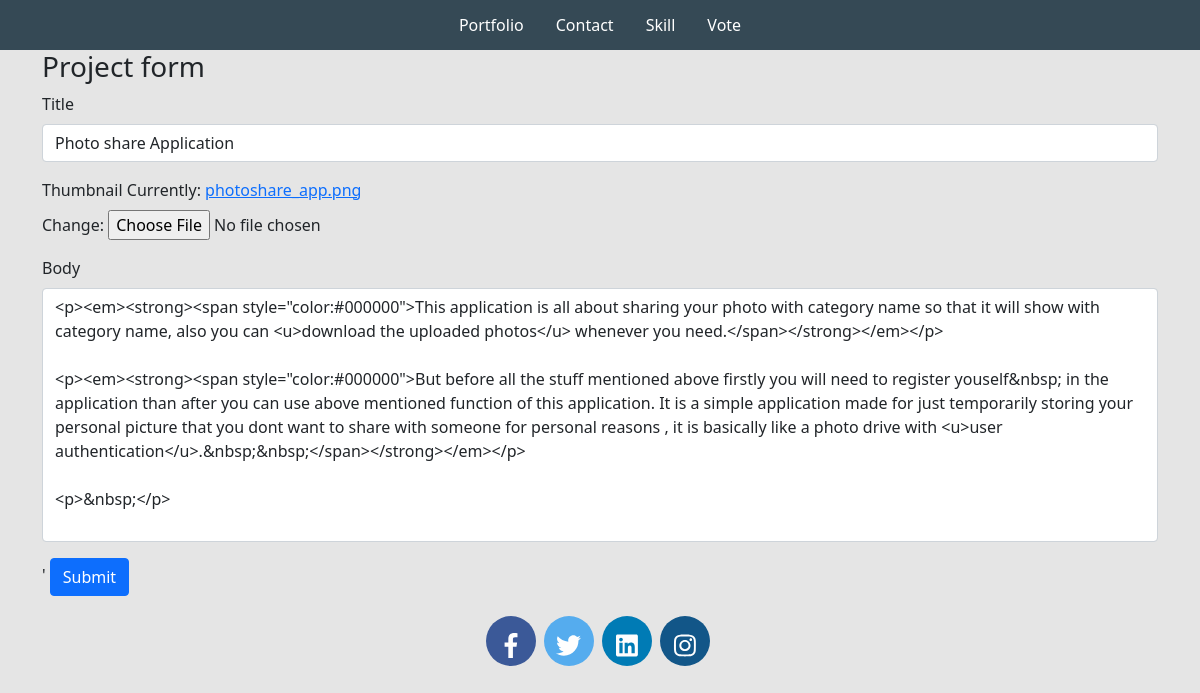
The page /edit-project/ff715be1-3a67-4653-a03e-d01178515c60/ on the database its author committed.
### base/models.py (models this page shows, shortened)
class Project(models.Model):
    title = models.CharField(max_length=200)
    thumbnail = models.ImageField(null=True)
    body = RichTextUploadingField()
    slug =  models.SlugField(null=True, blank=True)
    created = models.DateTimeField(auto_now_add=True)
    id = models.UUIDField(default=uuid.uuid4, unique=True, primary_key=True, editable=False)

### base/views.py (the view)
# urls.py: path('edit-project/<str:pk>/', views.editProject, name='edit-project'),
def editProject(request, pk):
    project = Project.objects.get(id=pk)
    form = ProjectForm(instance=project)
    if request.method == 'POST':
        form = ProjectForm(request.POST, request.FILES, instance=project)
        if form.is_valid():
            form.save()
            return redirect('home')
    context = {'form':form}
    return render(request, 'base/project_form.html', context)

### base/forms.py
class ProjectForm(ModelForm):
    class Meta:
        model = Project
        fields = ['title', 'thumbnail', 'body']
    def __init__(self, *args, **kwargs):
        super(ProjectForm, self).__init__(*args, **kwargs)
        self.fields['title'].widget.attrs.update({'class': 'form-control', 'placeholder': 'Enter the title..'})
        self.fields['body'].widget.attrs.update({'class': 'form-control', 'placeholder': 'Enter the body..'})

### base/templates/base/project_form.html (shortened to what this page needs)
{% extends 'base/main.html' %}
{% load static %}
{% block content %}
<div class="container">
    <h3>Project form</h3>
    <form action="" method="POST" enctype="multipart/form-data">
        {% for field in form %}
           <div class="mb-3">
               <label class="form-label">{{field.label}}</label>
               {{field}}
           </div>
        {% endfor %}
        '
        <input class="btn btn-primary" type="submit" value="Submit">
    </form>
</div>
{% endblock content %}

### static/styles/main.css (style rules this page uses)
.main { background-color: #e5e5e5; }

### base/templates/base/main.html (style rules this page uses)
textarea { resize: none; }

### rows shown on the page
Project: form "Photo share Application" "<p><em><strong><span style=\"color:#000000\">This application is all about sharing your photo with category name so that it will show with category name, also you can <u>download the uploaded photos</u> whenever you need.</span></strong></em></p> <p><em><strong><span style=\"color:#000000\">But before all the stuff mentioned above firstly you will need to register youself&nbsp; in the application than after you can use above mentioned function of this application. It is a simple application made for just temporarily storing your personal picture that you dont want to share with someone for personal reasons , it is basically like a photo drive with <u>user…"

### other values the page prints
{{ field.label }} "Title" "Thumbnail" "Body"
